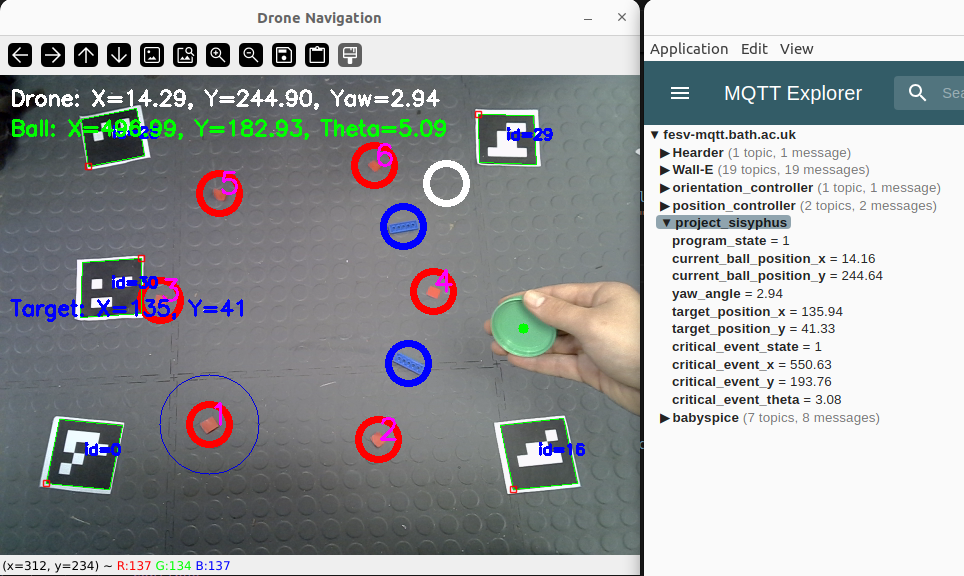
#> input picture evidence.png, 964 x 576 px
$ python -i image-processing.py   (imports and definitions only)
#> lines starting #> are read from the running program, lines starting #| are printed output that depends on the picture; after the words box and inside, x2 and y2 are one past the last pixel; in counts of white or black regions, pixels touching at a corner belong together
#> further down, picture is the input picture: shape (576, 964, 3); mean B, G, R 162.9, 161.3, 159
import cv2
import numpy as np
import socket
import paho.mqtt.client as mqtt
import heapq
import itertools
import time

# ArUco and MQTT setup (same as before)
aruco_dict = cv2.aruco.getPredefinedDictionary(cv2.aruco.DICT_4X4_50)
parameters = cv2.aruco.DetectorParameters()
detector = cv2.aruco.ArucoDetector(aruco_dict, parameters)
corner_ids = [0, 16, 28, 29]
drone_id = 30
real_world_coords = {0: (0.0, 0.0), 16: (1000, 0.0), 28: (0.0, 1000), 29: (1000, 1000)}
ARUCO_MARKER_SIZE_M = 100
client = mqtt.Client()
# [3 lines not run here, left out]

# The next position for rover to go towards
MQTT_TOPIC_TARGET_X = 'project_sisyphus/target_position_x'
MQTT_TOPIC_TARGET_Y = 'project_sisyphus/target_position_y'

# Other MQTT Topics (same as before)
MQTT_TOPIC_X = 'project_sisyphus/current_ball_position_x'           # ArUco code x coord
MQTT_TOPIC_Y = 'project_sisyphus/current_ball_position_y'           # ArUco code y coord
MQTT_TOPIC_YAW = 'project_sisyphus/yaw_angle'                       # ArUco code 30 angle
MQTT_TOPIC_EVENT_STATE = 'project_sisyphus/critical_event_state'    # State is 0 when no green ball detected, 1 when detected
MQTT_TOPIC_EVENT_X = 'project_sisyphus/critical_event_x'            # Coordinates of green ball
MQTT_TOPIC_EVENT_Y = 'project_sisyphus/critical_event_y'            # Coordinates of green ball
MQTT_TOPIC_EVENT_THETA = 'project_sisyphus/critical_event_theta'    # Green ball angle

# MQTT Topics to add to main
MQTT_TOPIC_STATE = 'project_sisyphus/program_state'  # 0 for idle, 1 for setup, 2 for start
MQTT_TOPIC_X_ARENA = 'project_sisyphus/arena_x'      # to be 500 automatically during setup phase
MQTT_TOPIC_Y_ARENA = 'project_sisyphus/arena_y'      # to be 500 automatically during setup phase

# Helper functions (same as before)
# [38 lines left out: functions detect_aruco_markers, estimate_homography, apply_homography, calculate_yaw_angle, not called in this run]

def calculate_distance(p1, p2):
    """Calculate Euclidean distance between two points."""
    return np.sqrt((p1[0] - p2[0])**2 + (p1[1] - p2[1])**2)

# [57 lines left out: functions is_obstacle_near_line, detect_red_objects, not called in this run]

def detect_blue_obstacles(frame, max_obstacles=2):
    """Detect blue obstacles in the frame."""
#> called with max_obstacles = 2
    hsv_frame = cv2.cvtColor(frame, cv2.COLOR_BGR2HSV)
#> hsv_frame: shape (576, 964, 3); mean H, S, V 57, 25.1, 169.8
    lower_blue = np.array([100, 150, 0])
    upper_blue = np.array([140, 255, 255])
    mask = cv2.inRange(hsv_frame, lower_blue, upper_blue)
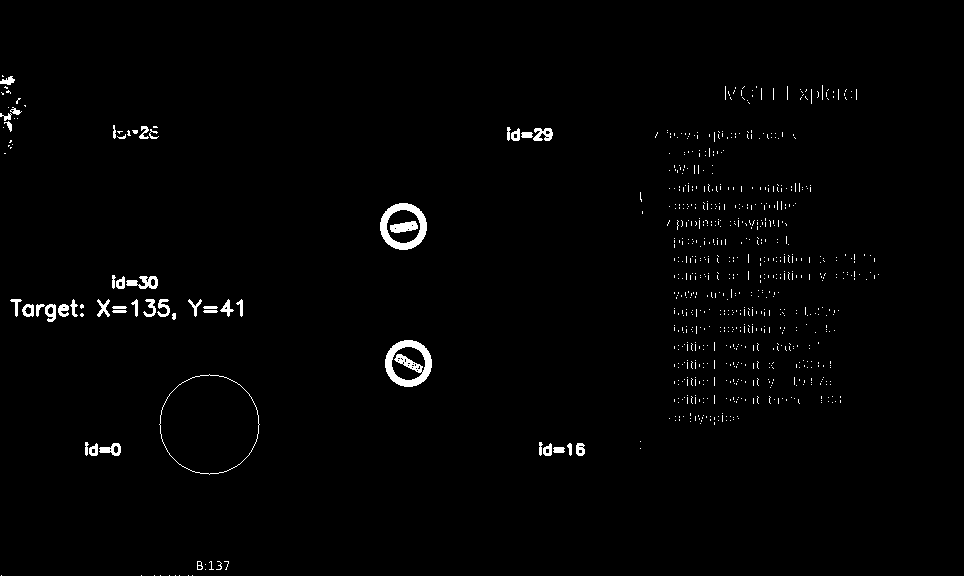
#> mask: shape (576, 964); 1.4% white; 824 white regions (778 under 20 px)
    contours, _ = cv2.findContours(mask, cv2.RETR_TREE, cv2.CHAIN_APPROX_SIMPLE)
#> contours = 864 contours, 815 with area under 20; largest, box (x1, y1, x2, y2) and area: (159, 374, 260, 475) 7704, (159, 374, 260, 475) 7704, (385, 340, 432, 387) 1671, (380, 203, 427, 250) 1671, (386, 209, 421, 244) 900

    blue_obstacles = []
    for contour in contours:
        ((x, y), radius) = cv2.minEnclosingCircle(contour)
        if radius > 5:
            blue_obstacles.append((int(x), int(y)))
            if len(blue_obstacles) == max_obstacles:
                break
#> this loop made 20 passes
#> (x, y, radius) on passes 1 to 12: (192, 575, 0.0001), (188, 575, 0.0001), (179, 575, 0.0001), (175, 575, 0.0001), (169, 575, 0.0001), (160, 575, 0.0001), (154, 575, 0.0001), (141, 575, 0.0001), (1, 575, 0.0001), (205, 569, 0.0001), (205, 564, 0.0001), (226, 564.8, 4.31)
#> after the loop, blue_obstacles = [(558, 449), (579, 449)]
    return blue_obstacles

# [351 lines left out: functions tsp_with_obstacle_avoidance, detect_green_ball, calculate_ball_angle, target_coordinate_calculation, main, not called in this run]

# [2 lines not run here, left out]

>>> import cv2
>>> picture = cv2.imread('evidence.png')
>>> result = detect_blue_obstacles(picture)
#> result = [(558, 449), (579, 449)]
